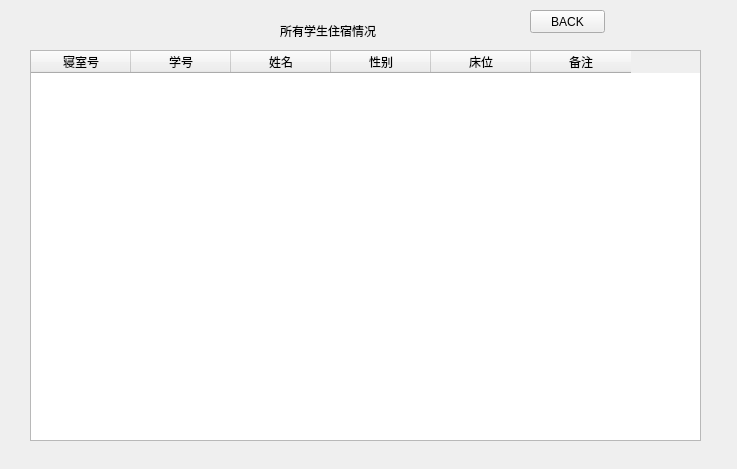
<?xml version="1.0" encoding="UTF-8"?>
<ui version="4.0">
 <class>dormfind</class>
 <widget class="QWidget" name="dormfind">
  <property name="geometry">
   <rect>
    <x>0</x>
    <y>0</y>
    <width>737</width>
    <height>469</height>
   </rect>
  </property>
  <property name="windowTitle">
   <string>Form</string>
  </property>
  <widget class="QTableWidget" name="find_dorm_tableWidget">
   <property name="geometry">
    <rect>
     <x>30</x>
     <y>50</y>
     <width>671</width>
     <height>391</height>
    </rect>
   </property>
   <column>
    <property name="text">
     <string>寝室号</string>
    </property>
   </column>
   <column>
    <property name="text">
     <string>学号</string>
    </property>
   </column>
   <column>
    <property name="text">
     <string>姓名</string>
    </property>
   </column>
   <column>
    <property name="text">
     <string>性别</string>
    </property>
   </column>
   <column>
    <property name="text">
     <string>床位</string>
    </property>
   </column>
   <column>
    <property name="text">
     <string>备注</string>
    </property>
   </column>
  </widget>
  <widget class="QLabel" name="label">
   <property name="geometry">
    <rect>
     <x>280</x>
     <y>20</y>
     <width>201</width>
     <height>21</height>
    </rect>
   </property>
   <property name="styleSheet">
    <string notr="true">font: 16pt &quot;Arial&quot;;</string>
   </property>
   <property name="text">
    <string>所有学生住宿情况</string>
   </property>
  </widget>
  <widget class="QPushButton" name="stu_finddormButton">
   <property name="geometry">
    <rect>
     <x>530</x>
     <y>10</y>
     <width>75</width>
     <height>23</height>
    </rect>
   </property>
   <property name="text">
    <string>BACK</string>
   </property>
  </widget>
 </widget>
 <resources/>
 <connections/>
</ui>
